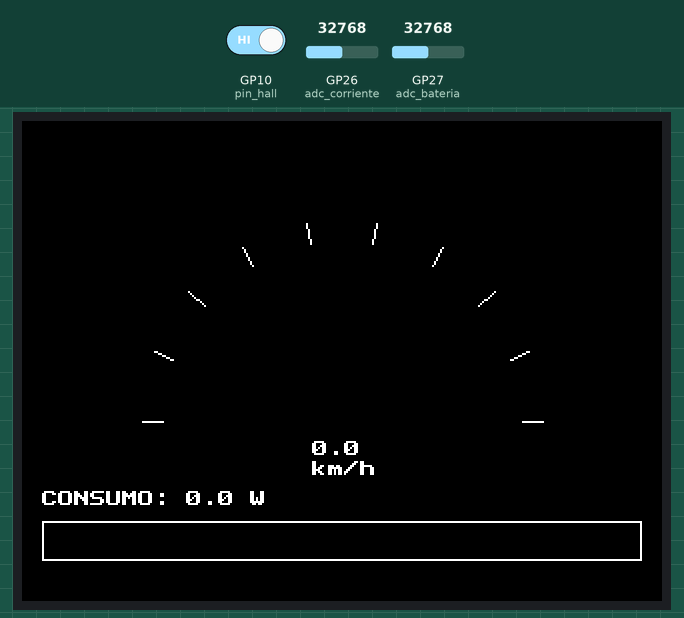
Recording of a program running on a simulated Raspberry Pi Pico running MicroPython. Parts: 320×240 colour display. The inputs (shaded band) are chosen by the test bench; at power-on: GP26 (adc_corriente) = 32768, GP10 (pin_hall) HIGH, GP27 (adc_bateria) = 32768 (analog values on the 0–65535 scale). Library files of the repository ran but are not shown: ili9341.py; what the program prints to the serial console is not drawn.

Above: at 1.8 s.
1.9 s: GP26 (adc_corriente) set to 7864
At 3.2 s:
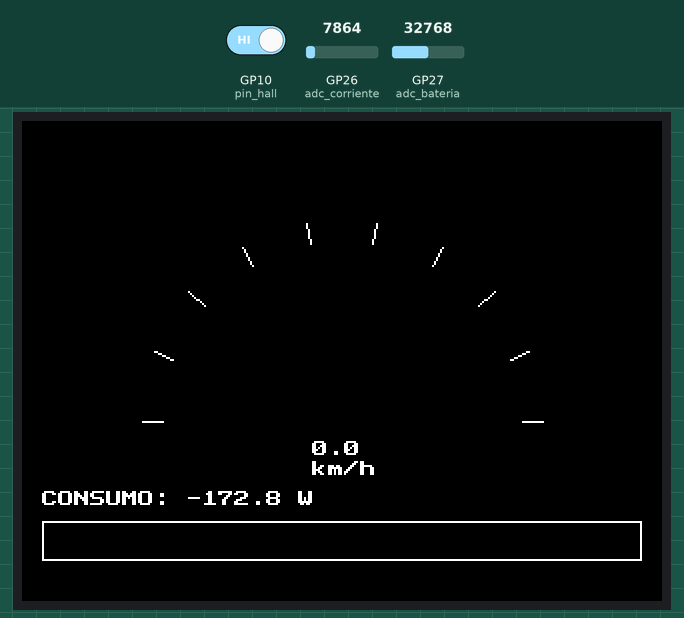
4.9 s: GP26 (adc_corriente) set to 0
At 6.0 s:
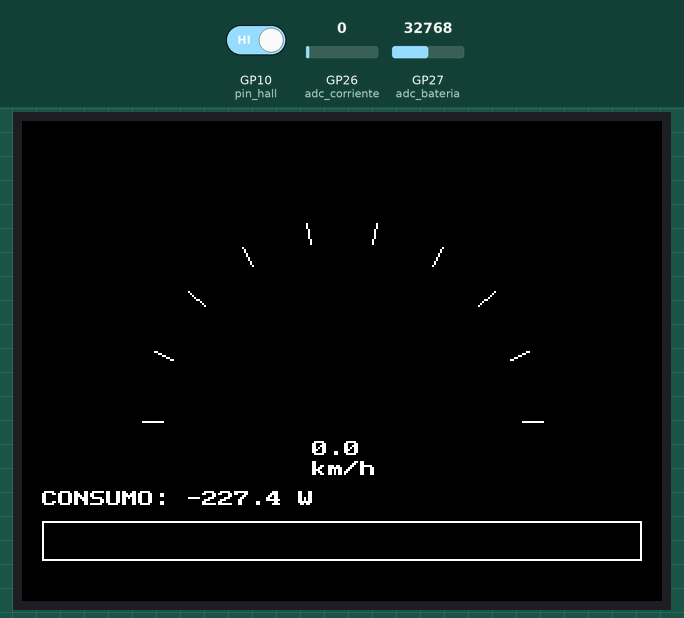
Timing chart, 0 to 7.9 s (numbered marks = the images above; inputs shaded):
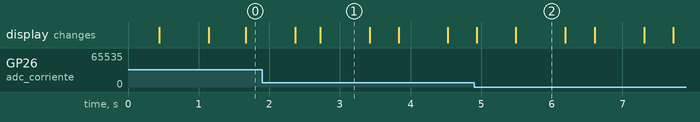

The program:

main.py
```python
from machine import Pin, SPI, ADC
import time
import ili9341
import math

# -----------------------------
# CONFIGURACIÓN DE HARDWARE
# -----------------------------

# --- SPI para la pantalla
spi = SPI(
    0,
    baudrate=40000000,
    polarity=0,
    phase=0,
    sck=Pin(2),
    mosi=Pin(3)
)

display = ili9341.ILI9341(
    spi,
    cs=Pin(5, Pin.OUT),
    dc=Pin(8, Pin.OUT),
    rst=Pin(9, Pin.OUT),
    width=320,
    height=240,
    rotation=1
)

# --- Sensores ---
pin_hall = Pin(10, Pin.IN, Pin.PULL_UP)
adc_corriente = ADC(26)
adc_bateria = ADC(27)

# -----------------------------
# VARIABLES DEL SISTEMA
# -----------------------------
diametro_rueda_m = 0.60         # 60 cm
perimetro_rueda_m = 3.1416 * diametro_rueda_m

pulsos = 0
vel_kmh = 0
corriente_A = 0
voltaje_V = 0

# -----------------------------
# INTERRUPCIÓN HALL
# -----------------------------
def hall_irq(pin):
    global pulsos
    pulsos += 1

pin_hall.irq(trigger=Pin.IRQ_RISING, handler=hall_irq)

# -----------------------------
# LECTURAS ANALÓGICAS
# -----------------------------
def leer_corriente():
    lectura = adc_corriente.read_u16()
    voltaje = lectura * (3.3 / 65535)
    corriente = (voltaje - 1.65) / 0.185
    return corriente

def leer_bateria():
    lectura = adc_bateria.read_u16()
    volt_adc = lectura * (3.3 / 65535)
    volt_bat = volt_adc * 15.45
    return volt_bat

# -----------------------------
# DIBUJO EN PANTALLA
# -----------------------------
prev_angle_speed = 180
prev_power_w = -1

def init_ui():
    display.fill(0)

    # --- Velocímetro estático ---
    cx, cy = 160, 150
    r = 100
    # Dibujar arco (ticks)
    for i in range(0, 181, 20):
        angle = math.radians(180 - i)
        x1 = int(cx + (r - 10) * math.cos(angle))
        y1 = int(cy - (r - 10) * math.sin(angle))
        x2 = int(cx + r * math.cos(angle))
        y2 = int(cy - r * math.sin(angle))
        display.line(x1, y1, x2, y2, ili9341.color565(255, 255, 255))

    display.text("km/h", cx - 15, cy + 20, ili9341.color565(255, 255, 255))

    # --- Barra de potencia estática ---
    x, y, w, h = 10, 200, 300, 20
    display.rect(x, y, w, h, ili9341.color565(255, 255, 255))

def update_speedometer(speed, max_speed=60):
    global prev_angle_speed
    cx, cy = 160, 150
    r = 10

    # Calcular nuevo ángulo
    angle_speed = 180 - (speed / max_speed) * 180
    if angle_speed < 0: angle_speed = 0
    if angle_speed > 180: angle_speed = 180

    # Borrar aguja anterior (dibujar en negro)
    if prev_angle_speed != angle_speed:
        rad_old = math.radians(prev_angle_speed)
        ox = int(cx + (r - 15) * math.cos(rad_old))
        oy = int(cy - (r - 15) * math.sin(rad_old))
        display.line(cx, cy, ox, oy, 0)

        # Dibujar nueva aguja
        rad_new = math.radians(angle_speed)
        nx = int(cx + (r - 15) * math.cos(rad_new))
        ny = int(cy - (r - 15) * math.sin(rad_new))
        display.line(cx, cy, nx, ny, ili9341.color565(255, 0, 0))

        prev_angle_speed = angle_speed

    # Actualizar texto (borrar fondo primero)
    display.fill_rect(cx - 20, cy + 10, 50, 8, 0)
    display.text("{:.1f}".format(speed), cx - 15, cy + 10, ili9341.color565(255, 255, 255))

def update_power_bar(power, max_power=500):
    global prev_power_w

    # Si no cambió mucho, no redibujar (opcional, aquí redibujamos igual para suavidad)
    # Pero para evitar parpadeo, solo dibujamos lo necesario

    x, y, w, h = 10, 200, 300, 20

    fill_w = int((power / max_power) * w)
    if fill_w > w: fill_w = w
    if fill_w < 0: fill_w = 0

    # Color según nivel
    color = ili9341.color565(0, 255, 0)
    if fill_w > w * 0.8: color = ili9341.color565(255, 0, 0)
    elif fill_w > w * 0.5: color = ili9341.color565(255, 255, 0)

    # Dibujar barra llena
    if fill_w > 0:
        display.fill_rect(x+1, y+1, fill_w-2, h-2, color)

    # Borrar el resto (si disminuyó)
    if fill_w < w:
        display.fill_rect(x+1 + fill_w, y+1, w - fill_w - 2, h-2, 0)

    # Texto consumo
    display.fill_rect(x, y - 15, 150, 8, 0)
    display.text("CONSUMO: {:.1f} W".format(power), x, y - 15, ili9341.color565(255, 255, 255))

# -----------------------------
# LOOP PRINCIPAL NO BLOQUEANTE
# -----------------------------
ULTIMA_ACT = time.ticks_ms()
INTERVALO = 50   # 50 ms

init_ui()
print("Sistema iniciado. (Interrumpible)")

try:
    while True:
        ahora = time.ticks_ms()

        # ¿Pasaron 50ms?
        if time.ticks_diff(ahora, ULTIMA_ACT) >= INTERVALO:
            dt = time.ticks_diff(ahora, ULTIMA_ACT)
            ULTIMA_ACT = ahora

            # --- Calcular velocidad ---
            giros = pulsos
            pulsos = 0

            # Evitar división por cero
            if dt > 0:
                vueltas_s = giros * (1000 / dt)
            else:
                vueltas_s = 0

            vel_m_s = vueltas_s * perimetro_rueda_m
            vel_kmh = vel_m_s * 3.6

            # Debug
            # print(f"Pulsos: {giros}, DT: {dt}ms, Vel: {vel_kmh:.1f} km/h")

            # --- Sensores eléctricos ---
            corriente_A = leer_corriente()
            voltaje_V = leer_bateria()

            # --- Actualizar pantalla ---
            # display.fill(0)  <-- YA NO SE BORRA TODO

            # Potencia = V * I
            potencia_W = voltaje_V * corriente_A

            update_speedometer(vel_kmh)
            update_power_bar(potencia_W)

        # Muy importante: deja respirar al intérprete
        time.sleep_ms(1)

except KeyboardInterrupt:
    print("Ejecución detenida limpiamente.")
```

Measured:
- what the display in image 1 shows lasts 0.7 s, from 2.7 s to 3.4 s
